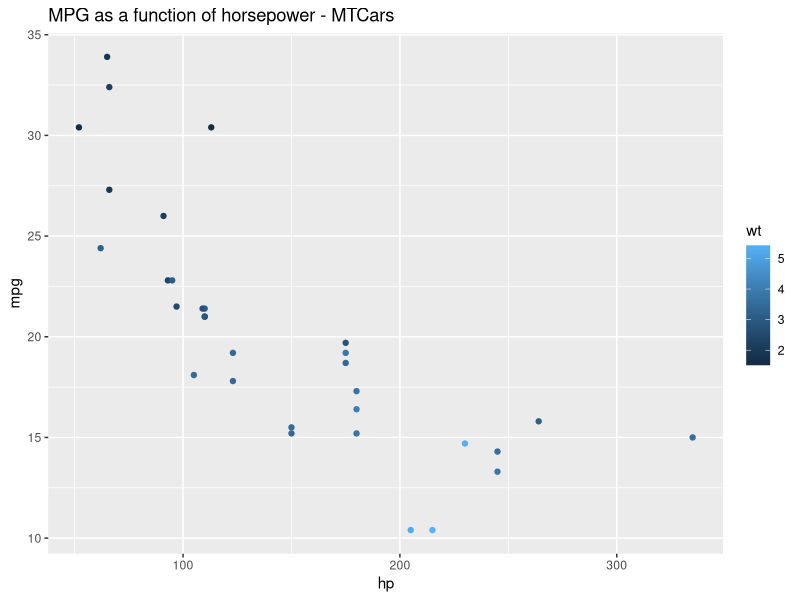
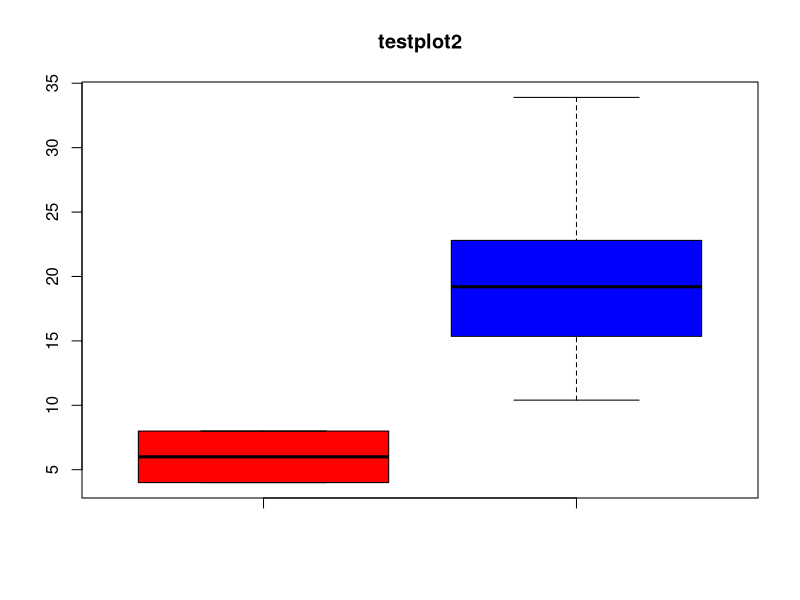

The R script that drew these images, in order:
#'---
#' layout: post
#' title: "Converting R files to Jekyll posts"
#' author: "Ryan Berger"
#' date: "July 18, 2018"
#' output: 
#'   html_document:
#'     keep_md: true
#' preserve_yaml: true
#' ---

#' I'm an R user and I have a confession to make: I really don't like working in R markdown documents. I've gotten so used to the RStudio console that R markdown seems cumbersome to use with all the individual code blocks separated from the markdown text. Not to mention I hate, **hate**, seeing plots and outputs show up in the text editor and not in the console or plots panel (maybe there's an option to fix that but I'm still out on R markdown). <br>
#' 
#' Now typically there's no problem with using .R scripts except for when it comes to posting the work on a Jekyll blog via github pages. I'm new at using these pages but from everything I've read it looks like this system plays nicely with Rmarkdown, which I admittedly dislike, but not so much with .R files. Overall I wanted to find a way to:
#' - Do my analysis and writeup in a .R file
#' - Convert the .R file into a .md file
#' - Copy these files to my blogs local directory
#' - Push the changes to Github
#' - See the page on my Jekyll site
#' <br>
#' 
#' This was surprisingly difficult to figure out but I've come up with a solution that seems to work well. After getting some inspiration and borrowing some code from an [R-bloggers article](https://www.r-bloggers.com/creating-jekyll-blog-posts-from-r/), I've written a script that requires that you start with a .R file, run two functions, and push your results to Github for your completed blog post. Here is the script:
#' 
#------------------
### This script is for converting R files to Jekyll blog posts
# Instructions:
# 1. Save this script and update myjekyllsite, postdir, and imagedir
# 2. While in the project directory,  source this script
# 3. Run KnitPost('file-i-want-to-post.R')
# 4. Run Post.to.blog('file-i-want-to-post.R')
# 5. Push changes to github
# 6. Check blog to make sure it posted
#------------------

## Update these sections for your own site:
# Site address
myjekyllsite <-  c('https://myname.github.io/')

# Where the files are going on your computer (blog local directory)
postdir <- '~/Desktop/My_path/blog/myname.github.io/_posts/'
imagedir <- '~/Desktop/My_path/blog/myname.github.io/img/'


# Function for making .md file from .R file for posting on jekyll:
KnitPost <- function(input, base.url = myjekyllsite) {
  require(knitr)
  spin(input, knit = T, format = 'Rmd', report = F)
  opts_knit$set(base.url = base.url)
  fig.path <- paste0("img/", Sys.Date(),'-',sub(".R$", "",basename(input)), "/")
  opts_chunk$set(fig.path = fig.path)
  opts_chunk$set(fig.cap = "center")
  render_jekyll()
  knit(input, envir = parent.frame())
  file.remove(paste0(sub('.R$','',input), '.txt')) # delete .txt file
}

# Function to copy the output files to local blog folders
# Will copy the .md file to blog '_posts' folder, img folder to blog 'img' folder

Post.to.blog <- function(file.R){
  input <- gsub('.R$', '',file.R)    # Remove .R from input
  # Make copy of markdown file in '_posts' folder of blog directory
  file.copy(paste0(input,'.md'), postdir, recursive = T, overwrite = T)
  file.rename(from = paste0(postdir, input, '.md'), 
              to = paste0(postdir,Sys.Date(),'-', input, '.md'))
  # Make copy of img folder and move to 'img' folder of blog directory
  newimg <- paste0(imagedir,Sys.Date(),'-',input, '/')
  dir.create(path = newimg)
  imgfiles <- list.files(path = paste0('img/',input), full.names = T)
  file.copy(imgfiles, newimg, recursive = T, overwrite = T)
  print(paste(input, 'Posted'))
  # Delete files created in wd for posting (.md, .txt, img/)
  file.remove(paste0(input, '.md'))
  unlink('img/', recursive = T)
}

#' Copy these lines and save into an R file (mine is 'convert-R-to-post.R'). Note that you'll need to update the `myjekyllsite`,`postdir`, and `imgdir` for your own site URL and local directories for posts and images for the blog. The .R file that you want to post will also need to have the appropriate YAML header to be recognized by Jekyll. An example header used for this post is as follows (with #' instead of #):

#---
# layout: post
# title: "Converting R files to Jekyll posts"
# author: "Ryan Berger"
# date: "July 18, 2018"
# output: 
#   html_document:
#     keep_md: true
# preserve_yaml: true
# ---



#' <br>
#' When you are ready to make a post to your blog simply run `source('convert-R-to-post.R'`, `KnitPost('my-file.R')`, and `Post.to.blog('my-file.R')`. The .md file sohuld automatically go to your `postdir` folder and images go to your `img` folder. Push this to Github and everything should post on your Jekyll github page.
#' <br>
#' I have just started using this today and it works great for me but this will need to be tested for reproducibility. Also I'm new at making Jekyll blogs from R scripts so this may not be the most efficient way to accomplish this. I can say, however, that it works; this post was written entirely in a .R file and posted using the script. Let's take a look at some example data just to make sure that R outputs and plots are showing up correctly:


a <- matrix(1:12, nrow = 3)
a*2

# Test a plot
data(mtcars)
library(ggplot2)
ggplot(mtcars, aes(x=hp, y=mpg, col=wt))+ 
  geom_point() +
  ggtitle('MPG as a function of horsepower - MTCars')

# test boxplot
boxplot(mtcars$cyl, mtcars$mpg,
        main = 'testplot2',
        col = c('red', 'blue'))


#+ post-entry, include=F
# source('~/Desktop/My files/blog/rberger997.github.io/src/convert-R-to-post.R')
# KnitPost('R-to-Jekyll.R')
# Post.to.blog('R-to-Jekyll.R')
